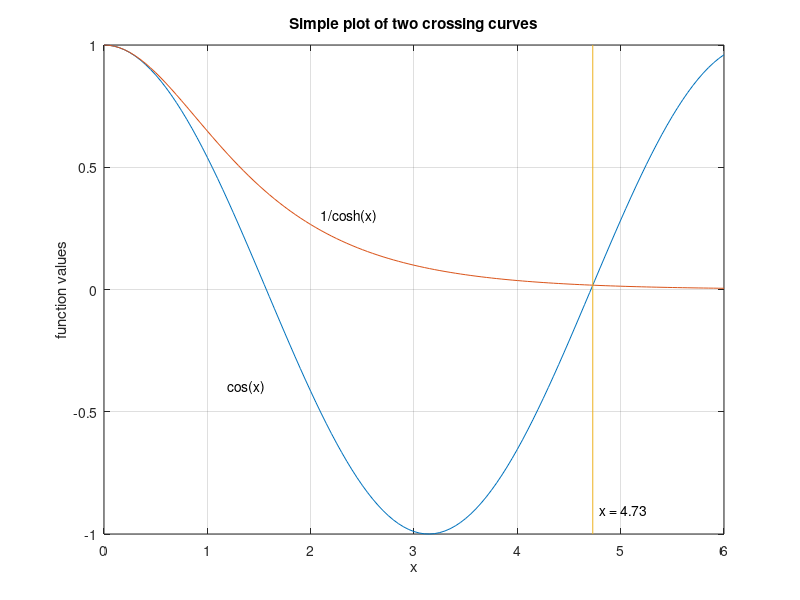

This figure's MATLAB source:
% Simple plot 5
clear all;
close all;

x = 0:0.05:6;
plot(x, cos(x));
hold on;
plot(x, 1./cosh(x));
plot([4.73 4.73], [-1 1]);
grid on;

xlabel('x');
ylabel('function values');
title('Simple plot of two crossing curves');

text(2.1,  0.3, '1/cosh(x)');
text(1.2, -0.4, 'cos(x)');
text(4.8, -0.9, 'x = 4.73');
